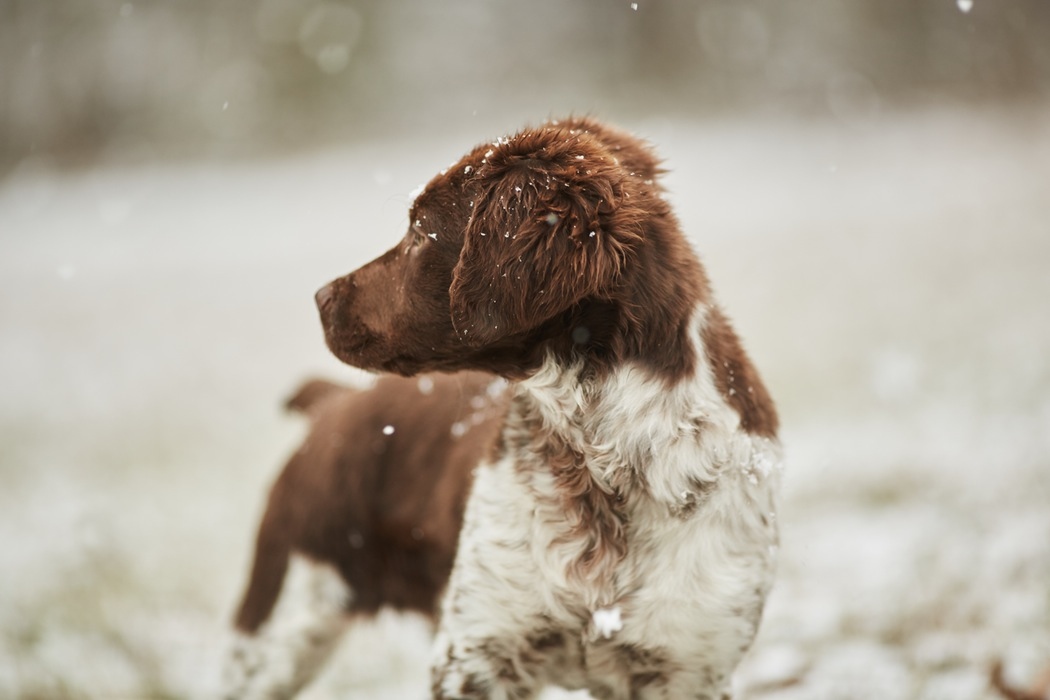
#> input picture BlueBird/part01/dog-02.jpg, 1050 x 700 px
$ python rgb2gray.py ../BlueBird/part01/dog-02.jpg
#> lines starting #> are read from the running program, lines starting #| are printed output that depends on the picture
#!/usr/bin/python

import numpy as np
import matplotlib.pyplot as plt
import matplotlib.image as mpimg
import sys

def rgb2gray(rgb):
	return np.dot(rgb[...,:3], [0.299, 0.587, 0.114])


img = mpimg.imread(sys.argv[1])
#> img is the input picture: shape (700, 1050, 3); mean R, G, B 174.1, 165.5, 151.9
tmpImg = np.array(img, copy=True)
gray = rgb2gray(img)
#> in rgb2gray, `return np.dot(rgb[...,:3], [0.299, 0.587, 0.114])`:
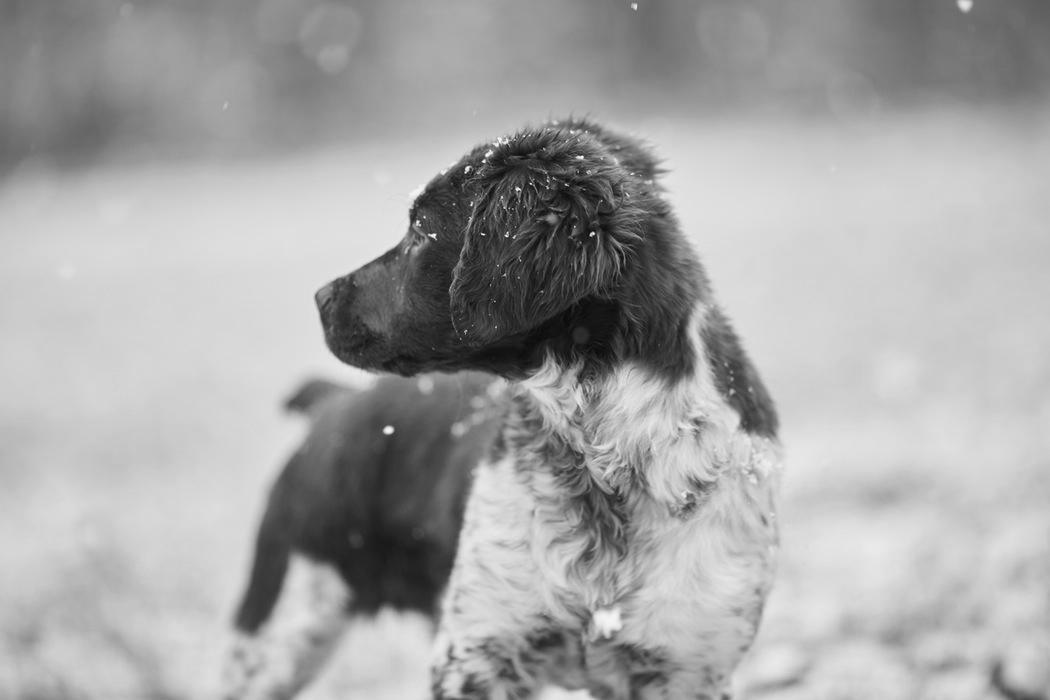
#> returned value: shape (700, 1050) float64; min 10.41, max 248.1, mean 166.5
tmpImg[..., 0] = gray
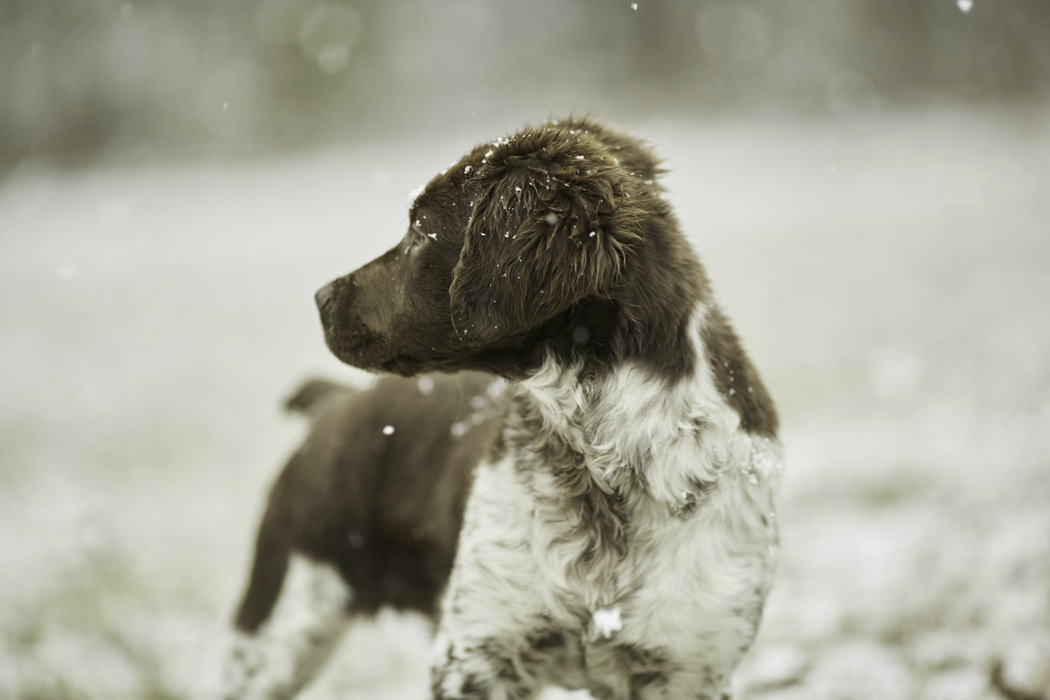
#> tmpImg: shape (700, 1050, 3); mean R, G, B 166, 165.5, 151.9
tmpImg[..., 1] = gray
tmpImg[..., 2] = gray
c = np.array(tmpImg)
mpimg.imsave(sys.argv[1], c)
